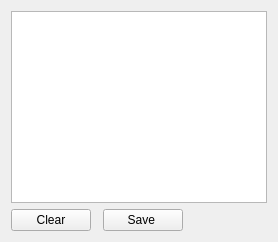
         <widget class="QWidget" name="tab_2">
          <attribute name="title">
           <string>Collection</string>
          </attribute>
          <layout class="QGridLayout" name="gridLayout_20">
           <item row="1" column="0" colspan="4">
            <widget class="PlotWidget" name="spectrum_view_collect">
             <property name="sizePolicy">
              <sizepolicy hsizetype="Expanding" vsizetype="Expanding">
               <horstretch>0</horstretch>
               <verstretch>0</verstretch>
              </sizepolicy>
             </property>
            </widget>
           </item>
           <item row="2" column="0">
            <widget class="QPushButton" name="pb_collect_clear">
             <property name="text">
              <string>  Clear  </string>
             </property>
            </widget>
           </item>
           <item row="2" column="2">
            <widget class="QPushButton" name="pb_saveCollectorPlot">
             <property name="text">
              <string>  Save   </string>
             </property>
            </widget>
           </item>
           <item row="2" column="3">
            <spacer name="horizontalSpacer">
             <property name="orientation">
              <enum>Qt::Horizontal</enum>
             </property>
             <property name="sizeHint" stdset="0">
              <size>
               <width>40</width>
               <height>20</height>
              </size>
             </property>
            </spacer>
           </item>
          </layout>
         </widget>
